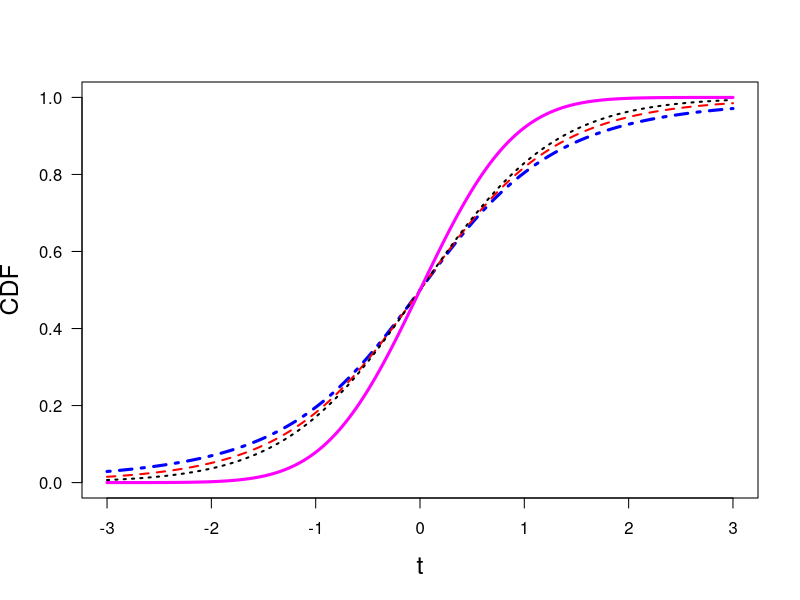

The R source for this figure: (Note: this script raises an error after producing the figure.)
print('file: PDsPDFsStudent-t-NormalCDFs.R')
# CDFs of t distributions & standard normal PDF
t = seq(-3,3,0.01); 
t3 = pt(t,3); t5 = pt(t,5); t10 = pt(t,10);
N_CDF =  pnorm(t * sqrt(2))
# png('tDistCDFNormalBook160103R.png',width=16,height=16,units='cm',res=300)
plot(t,t3,type='l',col='blue',xlab='t',ylab='CDF',
     xlim=c(-3,3), ylim=c(0,1),lwd=3,las=1,lty=4,cex.lab=1.5)
lines(t,t5,col='red',lwd=2,lty=2)
lines(t,t10,col='black',lwd=2,lty=3)
lines(t,N_CDF,col='magenta',lwd=3,lty=1)
xt = -2;
text(xt,0.3,TeX('$\\nu = 10$'),col='black',cex=1.5)
text(xt,0.5,TeX('$\\nu = 5$'),col='red',cex=1.5)
text(xt,0.7,TeX('$\\nu = 3$'),col='blue',cex=1.5)
text(-3,0.95,'standard normal distribution',col='magenta',cex=1.5,pos=4)
# dev.off()